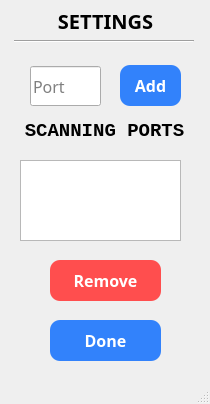
<?xml version="1.0" encoding="UTF-8"?>
<ui version="4.0">
 <class>SettingsWindow</class>
 <widget class="QMainWindow" name="SettingsWindow">
  <property name="geometry">
   <rect>
    <x>0</x>
    <y>0</y>
    <width>210</width>
    <height>404</height>
   </rect>
  </property>
  <property name="windowTitle">
   <string>Settings</string>
  </property>
  <widget class="QWidget" name="centralwidget">
   <widget class="QPushButton" name="port_add_button">
    <property name="geometry">
     <rect>
      <x>120</x>
      <y>65</y>
      <width>61</width>
      <height>41</height>
     </rect>
    </property>
    <property name="font">
     <font>
      <family>Sans Serif Collection</family>
      <pointsize>12</pointsize>
      <weight>75</weight>
      <bold>true</bold>
     </font>
    </property>
    <property name="styleSheet">
     <string notr="true">QPushButton {
    background-color:#3282fb;
    border-radius: 10px;
	color:white;
}


QPushButton:pressed {
    border: 2px solid rgb(129, 129, 129); /* Thicker red border when pressed */
 	background-color:rgb(44, 115, 221); /* Change the background on press */
}</string>
    </property>
    <property name="text">
     <string>Add</string>
    </property>
   </widget>
   <widget class="QLabel" name="port_list_label">
    <property name="geometry">
     <rect>
      <x>24</x>
      <y>100</y>
      <width>161</width>
      <height>61</height>
     </rect>
    </property>
    <property name="font">
     <font>
      <family>Consolas</family>
      <pointsize>14</pointsize>
      <weight>75</weight>
      <bold>true</bold>
     </font>
    </property>
    <property name="styleSheet">
     <string notr="true">background:transparent;</string>
    </property>
    <property name="text">
     <string>SCANNING PORTS</string>
    </property>
    <property name="alignment">
     <set>Qt::AlignCenter</set>
    </property>
   </widget>
   <widget class="QPushButton" name="port_remove_button">
    <property name="geometry">
     <rect>
      <x>50</x>
      <y>260</y>
      <width>111</width>
      <height>41</height>
     </rect>
    </property>
    <property name="font">
     <font>
      <family>Sans Serif Collection</family>
      <pointsize>12</pointsize>
      <weight>75</weight>
      <bold>true</bold>
     </font>
    </property>
    <property name="styleSheet">
     <string notr="true">QPushButton {
    background-color:rgb(255, 78, 78);
    border-radius: 10px;
	color:white;
}


QPushButton:pressed {
    border: 2px solid rgb(129, 129, 129); /* Thicker red border when pressed */
 	background-color:red; /* Change the background on press */
}</string>
    </property>
    <property name="text">
     <string>Remove</string>
    </property>
   </widget>
   <widget class="QLineEdit" name="new_port_input">
    <property name="geometry">
     <rect>
      <x>30</x>
      <y>66</y>
      <width>71</width>
      <height>40</height>
     </rect>
    </property>
    <property name="font">
     <font>
      <family>Sans Serif Collection</family>
      <pointsize>12</pointsize>
     </font>
    </property>
    <property name="text">
     <string/>
    </property>
    <property name="placeholderText">
     <string>Port</string>
    </property>
   </widget>
   <widget class="QLabel" name="heading_label">
    <property name="geometry">
     <rect>
      <x>10</x>
      <y>-10</y>
      <width>191</width>
      <height>61</height>
     </rect>
    </property>
    <property name="font">
     <font>
      <family>Sans Serif Collection</family>
      <pointsize>15</pointsize>
      <weight>75</weight>
      <bold>true</bold>
     </font>
    </property>
    <property name="text">
     <string>SETTINGS</string>
    </property>
    <property name="alignment">
     <set>Qt::AlignCenter</set>
    </property>
   </widget>
   <widget class="QPushButton" name="done_button">
    <property name="geometry">
     <rect>
      <x>50</x>
      <y>320</y>
      <width>111</width>
      <height>41</height>
     </rect>
    </property>
    <property name="font">
     <font>
      <family>Sans Serif Collection</family>
      <pointsize>12</pointsize>
      <weight>75</weight>
      <bold>true</bold>
     </font>
    </property>
    <property name="styleSheet">
     <string notr="true">QPushButton {
    background-color:#3282fb;
    border-radius: 10px;
	color:white;
}


QPushButton:pressed {
    border: 2px solid rgb(129, 129, 129); /* Thicker red border when pressed */
 	background-color:rgb(44, 115, 221); /* Change the background on press */
}</string>
    </property>
    <property name="text">
     <string>Done</string>
    </property>
   </widget>
   <widget class="Line" name="devider">
    <property name="geometry">
     <rect>
      <x>14</x>
      <y>40</y>
      <width>180</width>
      <height>3</height>
     </rect>
    </property>
    <property name="orientation">
     <enum>Qt::Horizontal</enum>
    </property>
   </widget>
   <widget class="QListWidget" name="port_list">
    <property name="geometry">
     <rect>
      <x>20</x>
      <y>160</y>
      <width>161</width>
      <height>81</height>
     </rect>
    </property>
   </widget>
  </widget>
  <widget class="QMenuBar" name="menubar">
   <property name="geometry">
    <rect>
     <x>0</x>
     <y>0</y>
     <width>210</width>
     <height>21</height>
    </rect>
   </property>
  </widget>
  <widget class="QStatusBar" name="statusbar"/>
 </widget>
 <resources/>
 <connections/>
</ui>
